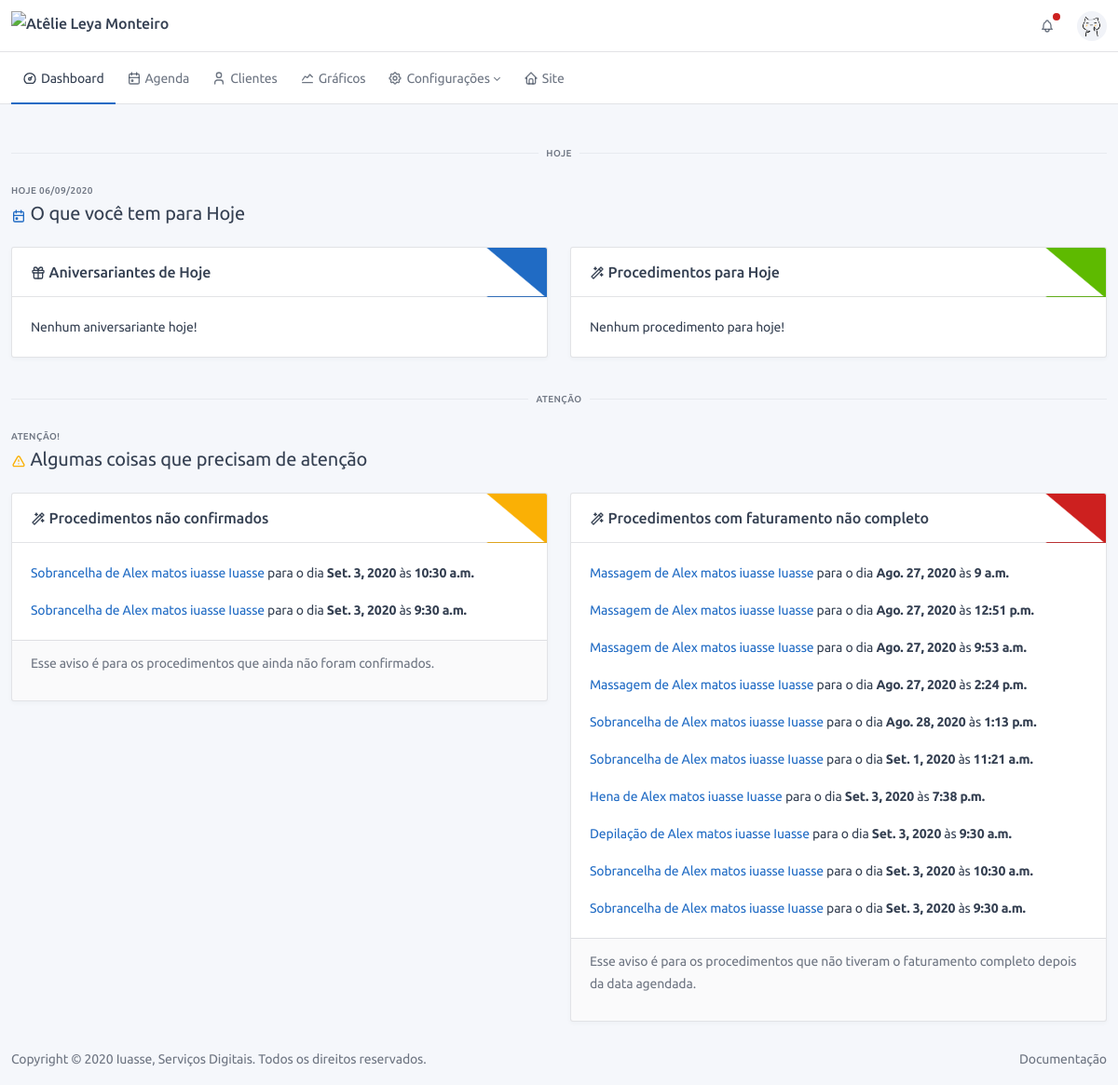
The app's page /dashboard/ (signed in) with its own data.
### service/models.py (models this page shows, shortened)
class OrderOfService(BaseModel):
    type_of_service = models.ForeignKey("config.TypeOfService", verbose_name="Procedimento", on_delete=models.SET_NULL,
                                        null=True)
    status = models.ForeignKey("config.StatusService", verbose_name="Status", on_delete=models.PROTECT)
    finished = models.BooleanField("finalizado", default=False)
    counted = models.BooleanField("contabilizado", default=False, help_text="Procedimento já foi contabilizado?")
    confirmed = models.BooleanField("confirmado", default=False, help_text="Procedimento foi confirmado?")
    date = models.DateField("Data", default=timezone.localtime(timezone.now()))
    time = models.TimeField("Hora", default=timezone.localtime(timezone.now()))
    observation = models.TextField("observação", blank=True)
    customer = models.ForeignKey("users.CustomUser", verbose_name="Cliente", on_delete=models.CASCADE, blank=True,
                                 null=True)
    def get_absolute_url(self):
        return reverse(self.get_reverse_profile, kwargs={'cpk': self.customer.pk, 'pk': self.pk})
    def get_full_name(self):
        return "{} de {}".format(self.type_of_service, self.customer.get_full_name())
    def get_invoice_not_completed(self):
        if self.date < date.today():
            for i in self.invoice_set.all():
                if not i.type_of_payment:
                    return True
        return False

### users/models.py (models this page shows, shortened)
class CustomUser(AbstractUser):
    birth_day = models.DateField('data de nascimento', blank=True, null=True)
    whatsapp = models.CharField('whatsapp', max_length=16)
    total_of_points = models.IntegerField(default=0, verbose_name='Total de pontos')
    def get_full_name(self):
        return "{} {}".format(self.first_name, self.last_name)

### config/models.py (models this page shows, shortened)
class BaseConfigModel(BaseModel):
    name = models.CharField("nome", max_length=128)
    def __str__(self):
        return self.name
    class Meta:
        abstract = True

class TypeOfService(BaseConfigModel):
    contextual = models.CharField("cor", default="#ffffff", max_length=7,
                                  help_text="Escolha uma cor para representar esse procedimento!")
    time = models.FloatField("tempo", default=30, help_text="Coloque o tempo em minutos, ex.: 1hr = 60min")
    value = models.DecimalField("Valor", max_digits=11, decimal_places=2, default=0,
                                help_text="Valor do procedimento, ele será usado para auto preenchimento de alguns "
                                          "campos!")
    rewarded_points = models.IntegerField("pontos ganhos", default=0)
    description = models.TextField("Descrição", blank=True, help_text="Usado no site para descrever o procedimento")
    image = models.FileField("Foto", help_text="Foto representando o procedimento.", blank=True, null=True)

### frontend/views.py (the view)
# urls.py: path('dashboard/', Dashboard.as_view(), name='dashboard'),
class Dashboard(LoginRequiredMixin, View):
    template = 'dashboard.html'
    def get(self, request):
        return render(request, self.template, context_dashboard())

### base/models.py (called while the page is built)
    @property
    def get_reverse_profile(self):
        return '{}:{}:profile'.format(self._meta.app_label, self._meta.model_name)

### frontend/templates/dashboard.html
{% extends 'base.html' %}
{% load static %}
{% block content %}
<div class="container-xl">
    <div class="hr-text">Hoje</div>
    <div class="page-header">
        <div class="row align-items-center">
            <div class="col-auto">
                <div class="page-pretitle">
                    {{today.pre_title}}
                </div>
                <h2 class="page-title">
                    <span class="text-primary">{{today.title.icon|safe}}</span>
                    {{today.title.text}}
                </h2>
            </div>
        </div>
    </div>
    <div class="row">
        <div class="col-lg-6 col-md-12">
            <div class="card">
                <div class="card-header bg-triangle-top-primary">
                    <div class="card-title">
                        {{birthdays.title.icon|safe}}
                        {{birthdays.title.text}}
                    </div>
                </div>
                <div class="card-body">
                    {% if birthdays.data %}
                    {% for obj in birthdays.data %}
                    <p>
                        <a href="{{obj.get_absolute_url}}" target="_blank">
                            {{obj.get_full_name}}
                        </a>
                        faz <span class="font-weight-bold">{{obj.get_age}}</span> anos hoje,
                        Whatsapp: <span class="font-weight-bold">{{obj.whatsapp}}</span>
                    </p>
                    {% endfor %}
                    {% else %}
                    <p>Nenhum aniversariante hoje!</p>
                    {% endif %}
                </div>
            </div>
        </div>
        <div class="col-lg-6 col-md-12">
            <div class="card">
                <div class="card-header bg-triangle-top-success">
                    <div class="card-title">
                        {{services_today.title.icon|safe}}
                        {{services_today.title.text}}
                    </div>
                </div>
                <div class="card-body">
                    {% if services_today.data %}
                    {% for obj in services_today.data %}
                    <p>
                        <a href="{{obj.get_absolute_url}}" target="_blank">
                            {{obj.get_full_name}}
                        </a>
                        para às <span class="font-weight-bold">{{obj.time}}</span>
                    </p>
                    {% endfor %}
                    {% else %}
                    <p>Nenhum procedimento para hoje!</p>
                    {% endif %}
                </div>
            </div>
        </div>
    </div>
</div>
<div class="container-xl dashboard">
    <div class="hr-text">Atenção</div>
    <div class="page-header">
        <div class="row align-items-center">
            <div class="col-auto">
                <div class="page-pretitle">
                    {{atention.pre_title}}
                </div>
                <h2 class="page-title">
                    <span class="text-warning">{{atention.title.icon|safe}}</span>
                    {{atention.title.text}}
                </h2>
            </div>
        </div>
    </div>
    <div class="row">
        {% if services_not_confirmed.data %}
        <div class="col-lg-6 col-md-12">
            <div class="card">
                <div class="card-header bg-triangle-top-warning">
                    <div class="card-title">
                        {{services_not_confirmed.title.icon|safe}}
                        {{services_not_confirmed.title.text}}
                    </div>
                </div>
                <div class="card-body">
                    {% for obj in services_not_confirmed.data %}
                    <p>
                        <a href="{{obj.get_absolute_url}}" target="_blank">
                            {{obj.get_full_name}}
                        </a>
                        para o dia <span class="font-weight-bold">{{obj.date}}</span>
                        às <span class="font-weight-bold">{{obj.time}}</span>
                    </p>
                    {% endfor %}
                </div>
                <div class="card-footer">
                    <p>Esse aviso é para os procedimentos que ainda não foram confirmados.</p>
                </div>
            </div>
        </div>
        {% endif %}
        {% if services_invoice_not_completed.data %}
        <div class="col-lg-6 col-md-12">
            <div class="card">
                <div class="card-header bg-triangle-top-danger">
                    <div class="card-title">
                        {{services_invoice_not_completed.title.icon|safe}}
                        {{services_invoice_not_completed.title.text}}
                    </div>
                </div>
                <div class="card-body">
                    {% for obj in services_invoice_not_completed.data %}
                    <p>
                        <a href="{{obj.get_absolute_url}}" target="_blank">
                            {{obj.get_full_name}}
                        </a>
                        para o dia <span class="font-weight-bold">{{obj.date}}</span>
                        às <span class="font-weight-bold">{{obj.time}}</span>
                    </p>
                    {% endfor %}
                </div>
                <div class="card-footer">
                    <p>Esse aviso é para os procedimentos que não tiveram o faturamento completo depois da data
                        agendada.</p>
                </div>
            </div>
        </div>
        {% endif %}
    </div>
</div>
{% endblock %}

### frontend/static/custom/css/custom-css.css (style rules this page uses)
.bg-triangle-top-primary { background: linear-gradient(-140deg, #206bc4 10%, rgba(0, 0, 0, 0) 10.3%); }
.bg-triangle-top-success { background: linear-gradient(-140deg, #5eba00 10%, rgba(0, 0, 0, 0) 10.3%); }
.bg-triangle-top-warning { background: linear-gradient(-140deg, #fab005 10%, rgba(0, 0, 0, 0) 10.3%); }
.bg-triangle-top-danger { background: linear-gradient(-140deg, #cd201f 10%, rgba(0, 0, 0, 0) 10.3%); }

### frontend/templates/base.html (style rules this page uses)
body { display: none; }

### records on screen
OrderOfService: get_full_name "Sobrancelha de Alex matos iuasse Iuasse", date "Set. 3, 2020", time "10:30 a.m."
OrderOfService: get_full_name "Sobrancelha de Alex matos iuasse Iuasse", date "Set. 3, 2020", time "9:30 a.m."
OrderOfService: get_full_name "Massagem de Alex matos iuasse Iuasse", date "Ago. 27, 2020", time "9 a.m."
OrderOfService: get_full_name "Massagem de Alex matos iuasse Iuasse", date "Ago. 27, 2020", time "12:51 p.m."
OrderOfService: get_full_name "Massagem de Alex matos iuasse Iuasse", date "Ago. 27, 2020", time "9:53 a.m."
OrderOfService: get_full_name "Massagem de Alex matos iuasse Iuasse", date "Ago. 27, 2020", time "2:24 p.m."
OrderOfService: get_full_name "Sobrancelha de Alex matos iuasse Iuasse", date "Ago. 28, 2020", time "1:13 p.m."
OrderOfService: get_full_name "Sobrancelha de Alex matos iuasse Iuasse", date "Set. 1, 2020", time "11:21 a.m."
OrderOfService: get_full_name "Hena de Alex matos iuasse Iuasse", date "Set. 3, 2020", time "7:38 p.m."
OrderOfService: get_full_name "Depilação de Alex matos iuasse Iuasse", date "Set. 3, 2020", time "9:30 a.m."

### other values on screen
{{ today.pre_title }} "HOJE 06/09/2020"
{{ today.title.text }} "O que você tem para Hoje"
{{ birthdays.title.text }} "Aniversariantes de Hoje"
{{ services_today.title.text }} "Procedimentos para Hoje"
{{ atention.pre_title }} "ATENÇÃO!"
{{ atention.title.text }} "Algumas coisas que precisam de atenção"
{{ services_not_confirmed.title.text }} "Procedimentos não confirmados"
{{ services_invoice_not_completed.title.text }} "Procedimentos com faturamento não completo"
